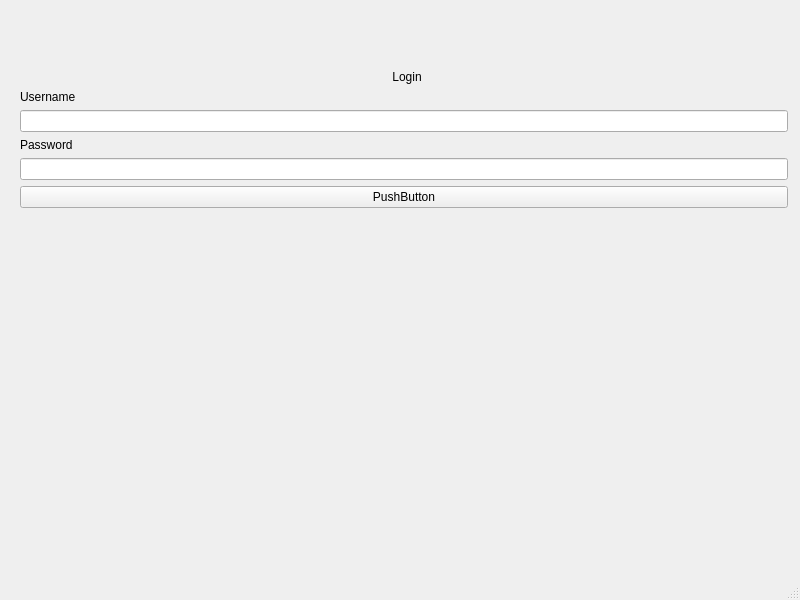
<?xml version="1.0" encoding="UTF-8"?>
<ui version="4.0">
 <class>MainWindow</class>
 <widget class="QMainWindow" name="MainWindow">
  <property name="geometry">
   <rect>
    <x>0</x>
    <y>0</y>
    <width>800</width>
    <height>600</height>
   </rect>
  </property>
  <property name="maximumSize">
   <size>
    <width>800</width>
    <height>600</height>
   </size>
  </property>
  <property name="windowTitle">
   <string>MainWindow</string>
  </property>
  <widget class="QWidget" name="centralwidget">
   <widget class="QWidget" name="verticalLayoutWidget">
    <property name="geometry">
     <rect>
      <x>20</x>
      <y>70</y>
      <width>768</width>
      <height>431</height>
     </rect>
    </property>
    <layout class="QVBoxLayout" name="verticalLayout">
     <item>
      <layout class="QFormLayout" name="formLayout">
       <item row="1" column="0" colspan="2">
        <widget class="QLabel" name="username_label">
         <property name="text">
          <string>Username</string>
         </property>
        </widget>
       </item>
       <item row="2" column="0" colspan="2">
        <widget class="QLineEdit" name="username_input"/>
       </item>
       <item row="3" column="0" colspan="2">
        <widget class="QLabel" name="password_label">
         <property name="text">
          <string>Password</string>
         </property>
        </widget>
       </item>
       <item row="4" column="0" colspan="2">
        <widget class="QLineEdit" name="password_input"/>
       </item>
       <item row="5" column="0" colspan="2">
        <widget class="QPushButton" name="login_button">
         <property name="layoutDirection">
          <enum>Qt::LayoutDirection::LeftToRight</enum>
         </property>
         <property name="autoFillBackground">
          <bool>true</bool>
         </property>
         <property name="text">
          <string>PushButton</string>
         </property>
        </widget>
       </item>
       <item row="0" column="1">
        <widget class="QLabel" name="login_tittle">
         <property name="text">
          <string>Login</string>
         </property>
         <property name="alignment">
          <set>Qt::AlignmentFlag::AlignCenter</set>
         </property>
         <property name="margin">
          <number>10</number>
         </property>
         <property name="indent">
          <number>-1</number>
         </property>
        </widget>
       </item>
      </layout>
     </item>
    </layout>
   </widget>
  </widget>
  <widget class="QMenuBar" name="menubar">
   <property name="geometry">
    <rect>
     <x>0</x>
     <y>0</y>
     <width>800</width>
     <height>33</height>
    </rect>
   </property>
  </widget>
  <widget class="QStatusBar" name="statusbar"/>
 </widget>
 <resources/>
 <connections/>
</ui>
